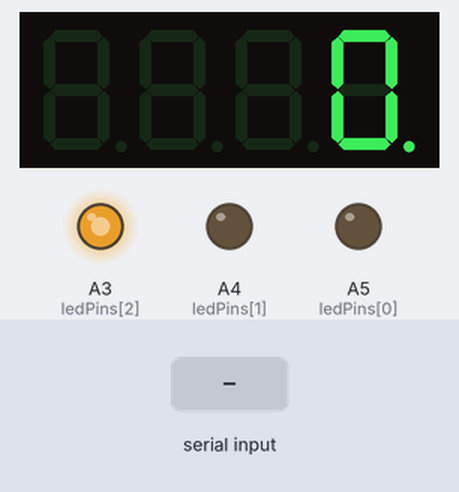
Recording of a sketch running on a simulated Arduino Uno, built with avr-gcc and run on an emulated ATmega328P. On the bench: 4-digit seven-segment display, output pins drawn as LEDs (lit = HIGH). The test bench sets the inputs (shaded band).

Above: at 0.62 s.
At 4.1 s:
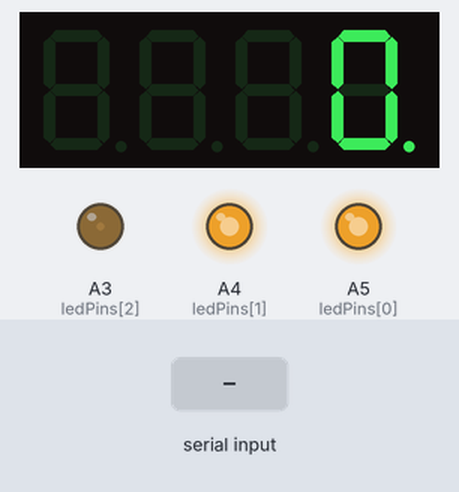
4.2 s: "90|45|200\n" received over Serial
At 4.78 s:
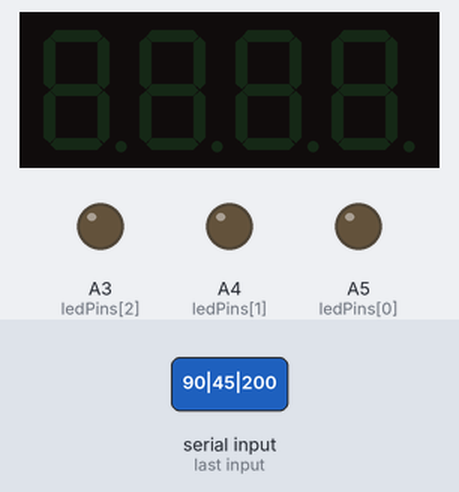
Timing chart, 0 to 11.8 s (numbered marks = the images above; inputs shaded):
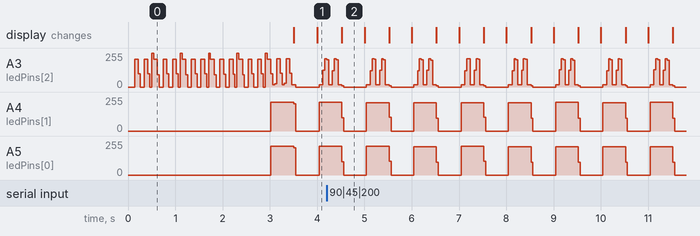

The sketch:

DisplayLedsSim.ino
```cpp
// I'm using a HSN-5643AS-H as a display

#include <SevSeg.h>  // lib to control 7 segments displays
SevSeg sevseg;       // SevSeg obj to control display

// Data from SimHub
int speed = 0;
int rpm = 0;
int shiftLight1 = 0;
int shiftLight2 = 0;

// Control the connection with SimHub
unsigned long lastValidUpdate = 0;
const unsigned long TIMEOUT = 3000; // 3s without data = blink

// Shift Lights
const int ledPins[] = {A5, A4, A3};
const int NUM_LEDS = 3;

void setup() {
  Serial.begin(115200);
  while (!Serial) {;} // waits Serial Port to be ready

  // config of 7 segments display HSN-5643AS-H
  byte numDigits = 4;
  byte digitPins[] = {12, 9, 8, 6}; // Controlling digits pins (with resistors)
  byte segmentPins[] = {11, 7, 4, 2, 13, 10, 5, 3}; // Controlling segments

  // COMMON_CATHODE = GND in common
  // false = no decimal places
  sevseg.begin(COMMON_CATHODE, numDigits, digitPins, segmentPins, false);
  sevseg.setBrightness(90);
  sevseg.blank();

  // RPM leds config
  for (int i = 0; i < NUM_LEDS; i++) {
    pinMode(ledPins[i], OUTPUT);
    digitalWrite(ledPins[i], LOW);
  }
}

void loop() {
  static String buf = ""; // buffer to build message received
  unsigned long now = millis(); // actual time in milliseconds

  while (Serial.available()) {
    char c = Serial.read();  // reads 1 character from the serial port

    // If line break, the message ends
    if (c == '\n' || c == '\r') {
      buf.trim(); // deletes spaces or `\n`

      // Only processes message if at least contains 6 characters (ex.: "0|0|0|0")
      if (buf.length() > 5) {
        int p1 = buf.indexOf('|');
        int p2 = buf.indexOf('|', p1 + 1);
        int p3 = buf.indexOf('|', p2 + 1);

        // Ensures that all the data is available
        if (p1 > 0 && p2 > p1 && p3 > p2) {
          int newSpeed = buf.substring(0, p1).toInt();
          int newL1    = buf.substring(p1 + 1, p2).toInt();
          int newL2    = buf.substring(p2 + 1, p3).toInt();
          int newRpm   = buf.substring(p3 + 1).toInt();

          // Data validation
          if (newSpeed >= 0 && newSpeed <= 9999 &&  // valid speed
              newRpm >= 0 && newRpm <= 20000 &&     // realistic rpm
              newL1 > 1000 && newL2 > newL1) {      // logical limits
            speed = newSpeed;
            rpm = newRpm;
            shiftLight1 = newL1;
            shiftLight2 = newL2;
            lastValidUpdate = now; // resets timeout
          }
        }
      }
      buf = "";  // cleans buffer
    }
    // accumulates characters (if not line break)
    else if (buf.length() < 50) {
      buf += c;
    }
  }

  // show display and leds
  if (now - lastValidUpdate < TIMEOUT) {
    if (speed > 0) {
      sevseg.setNumber(speed, 0);
    } else {
      sevseg.setNumber(0, 0);
    }
    updateRPMLEDs(rpm, shiftLight1, shiftLight2);
  }
  else {
    // If not data for 3 seconds, blinking display
    if ((now / 500) % 2 == 0) {
      sevseg.setNumber(speed, 0);
      rpm = 1;  // forces a led to indicate that it is alive
      updateRPMLEDs(rpm, shiftLight1, shiftLight2);

    } else {
      sevseg.blank();
      clearLEDs();
    }
  }

  // refresh display
  sevseg.refreshDisplay();
}

// Function to control RPM leds
void updateRPMLEDs(int currentRPM, int gearRedline, int maxRPM) {
  clearLEDs(); // shuts down leds first

  // if rpm is less than 80%, nothing shows
  if (currentRPM < gearRedline * 0.8) return;

  float start = gearRedline * 0.8;
  float range = maxRPM - start;

  // progress normalized, 0.0 to 1
  float progress = (currentRPM - start) / range;
  progress = constrain(progress, 0, 1);

  // how many leds turn on
  int ledsOn = (int)(progress * NUM_LEDS + 0.5);

  // turns on leds progressively
  for (int i = 0; i < ledsOn && i < NUM_LEDS; i++) {
    digitalWrite(ledPins[i], HIGH);
  }

  // red line blinking
  if (currentRPM >= maxRPM && NUM_LEDS >= 2) {
    digitalWrite(ledPins[NUM_LEDS - 1], (millis() / 100) % 2);
  }
}

// Function to turn off leds
void clearLEDs() {
  for (int i = 0; i < NUM_LEDS; i++) {
    digitalWrite(ledPins[i], LOW);
  }
}
```

Measured:
- by itself, A4 (ledPins[1]), A5 (ledPins[0]): ramps from 214/255 to 0/255 and jumps back, once every 1.0 s
- what the display in image 2 shows lasts 0.5 s, from 4.5 s to 5.0 s
